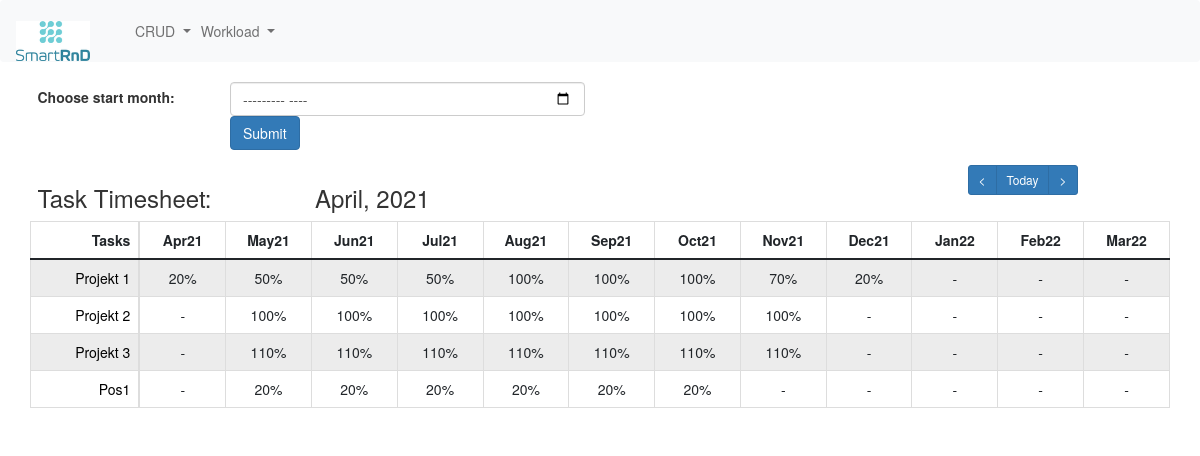
Screenshot of /task_time/16 with the database file from the repository.
### erpapp/models.py (models this page shows, shortened)
class Month(models.Model):
    month_choices = [
        ('January', 'January'),
        ('February', 'February'),
        ('March', 'March'),
        ('April', 'April'),
        ('May', 'May'),
        ('June', 'June'),
        ('July', 'July'),
        ('August', 'August'),
        ('September', 'September'),
        ('October', 'October'),
        ('November', 'November'),
        ('December', 'December')
    ]
    year_choices = [(str(r), str(r)) for r in range(datetime.date.today().year - 10, datetime.date.today().year + 10)]
    month = models.CharField(max_length=10, choices=month_choices)
    year = models.CharField(max_length=5, choices=year_choices, default=str(timezone.now().strftime('%Y')))
    @property
    def name(self):
        return '{}, {}'.format(self.month, self.year)
    def short_name(self):
        return '{}{}'.format(self.month[:3], self.year[-2:])

class Task(models.Model):
    title = models.CharField('Title', max_length=50, default='Title')
    description = models.CharField('Description', max_length=2400, default='Describe the task!')
    assigned_employees_on_month = models.ManyToManyField(Employee, through='AssignmentPerMonth')
    def __str__(self):
        return self.title
    class Meta:
        db_table = "task"

### erpapp/views.py (the view, shortened to what this page needs)
# urls.py: path('task_time/', views.task_time_no_id),
def task_time(request, id):
    tasks = Task.objects.all()
    assignments_per_month = AssignmentPerMonth.objects.all()
    months = Month.objects.all()
    assignment_sums = []
    month_dict = {
        '1': 'January',
        '2': 'February',
        '3': 'March',
        '4': 'April',
        '5': 'May',
        '6': 'June',
        '7': 'July',
        '8': 'August',
        '9': 'September',
        '10': 'October',
        '11': 'November',
        '12': 'December',
    }
    for task in tasks:
        employees_sum = []
        for month in months:
            sum = 0
            for assignment_per_month in assignments_per_month:
                if assignment_per_month.task.id == task.id and assignment_per_month.month == month:
                    sum += int(round(assignment_per_month.percentage, 2) * 100)
            employees_sum.append(sum)
        employees_sum = employees_sum[(id - 1):(id + 11)]
        assignment_sums.append(employees_sum)
    months = months[(id - 1):(id + 11)]
    date = timezone.now()
    current_year, current_month, _ = str(date).split('-')
    current_month_name = month_dict[str(int(current_month))]
    today = Month.objects.get(month=current_month_name, year=current_year)
    previous_month = Month.objects.get(id=id - 1)
    next_month = Month.objects.get(id=id + 1)
    month = Month.objects.get(id=id)
    context = {
        'months': months,
        'assignments': assignment_sums,
        'tasks': tasks,
        'today': today,
        'previous_month': previous_month,
        'next_month': next_month,
        'month': month,
    }
    return render(request, 'task_time.html', context)

### erpapp/Templates/task_time.html (shortened to what this page needs)
{% extends "base.html" %}
{% block content %}
<div class="col-md-12">
    <div class="row">
        <form method="POST" class="post-form">
            <div class="form-group row">
                <label class="col-sm-2 col-form-label">Choose start month:</label>
                <div class="col-sm-4">
                    <input type="month" name="start_month" id="start_month" class="form-control">
                    <input type="submit" class="btn btn-primary">
                </div>
            </div>
        </form>
    </div>
    <div class="row">
        <div class="col-3">
            <h3>Task Timesheet: </h3>
        </div>
        <div class="col-9">
            <div class="row">
                <div class="col-9">
                    <h3>{{ month.name }}</h3>
                </div>
                <div class="col-3">
                    <div class="btn-group" role="group" aria-label="Basic example">
                        <a class="btn btn-primary btn-sm" href="{{ previous_month.id }}" role="button"><</a>
                        <a class="btn btn-primary btn-sm" href="{{ today.id }}" role="button">Today</a>
                        <a class="btn btn-primary btn-sm" href="{{ next_month.id }}" role="button">></a>
                    </div>
                </div>
            </div>
        </div>
    </div>
    <div class="row">
        <table>
            <tbody>
            <tr>
                <td colspan="6">
                    <table id="taskdatatable" class="table table-striped table-bordered" width="100%">
                        <thead>
                        <tr>
                            <th style="text-align: right">Tasks</th>
                        </tr>
                        </thead>
                        <tbody>
                        {% for task in tasks %}
                        <tr style="text-align: right">
                            <td><a href="/tasks" style="color: #000000">{{ task }}</a></td>
                        </tr>
                        {% endfor %}
                        </tbody>
                    </table>
                </td>
                <td colspan="6">
                    <table id="percentagedatatable" class="table table-striped table-bordered" width="100%">
                        <thead>
                        <tr>
                            {% for month in months %}
                            <th class="col-xs-1" style="text-align: center">{{ month.short_name }}</th>
                            {% endfor %}
                        </tr>
                        </thead>
                        <tbody>
                        {% for assignment in assignments %}
                        <tr>
                            {% for per_month in assignment %}
                            {% if per_month == 0 %}
                            <td style="text-align: center">-</td>
                            {% else %}
                            <td style="text-align: center">{{ per_month }}%</td>
                            {% endif %}
                            {% endfor %}
                        </tr>
                        {% endfor %}
                        </tbody>
                    </table>
                </td>
            </tr>
            </tbody>
        </table>
    </div>
</div>
{% endblock content %}

### rows the page displays
Month: name "April, 2021", short_name "Apr21"
Task: title "Projekt 1"
Task: title "Projekt 2"
Task: title "Projekt 3"
Task: title "Pos1"
Month: short_name "May21"
Month: short_name "Jun21"
Month: short_name "Jul21"
Month: short_name "Aug21"
Month: short_name "Sep21"
Month: short_name "Oct21"
Month: short_name "Nov21"
Month: short_name "Dec21"
Month: short_name "Jan22"
Month: short_name "Feb22"
Month: short_name "Mar22"

### other values shown
{{ per_month }} "20" "50" "50" "50" "100" "100" "100" "70" "20" "100" "100" "100" "100" "100" "100" "100" "110" "110" "110" "110" "110" "110" "110" "20" "20" "20" "20" "20" "20"
